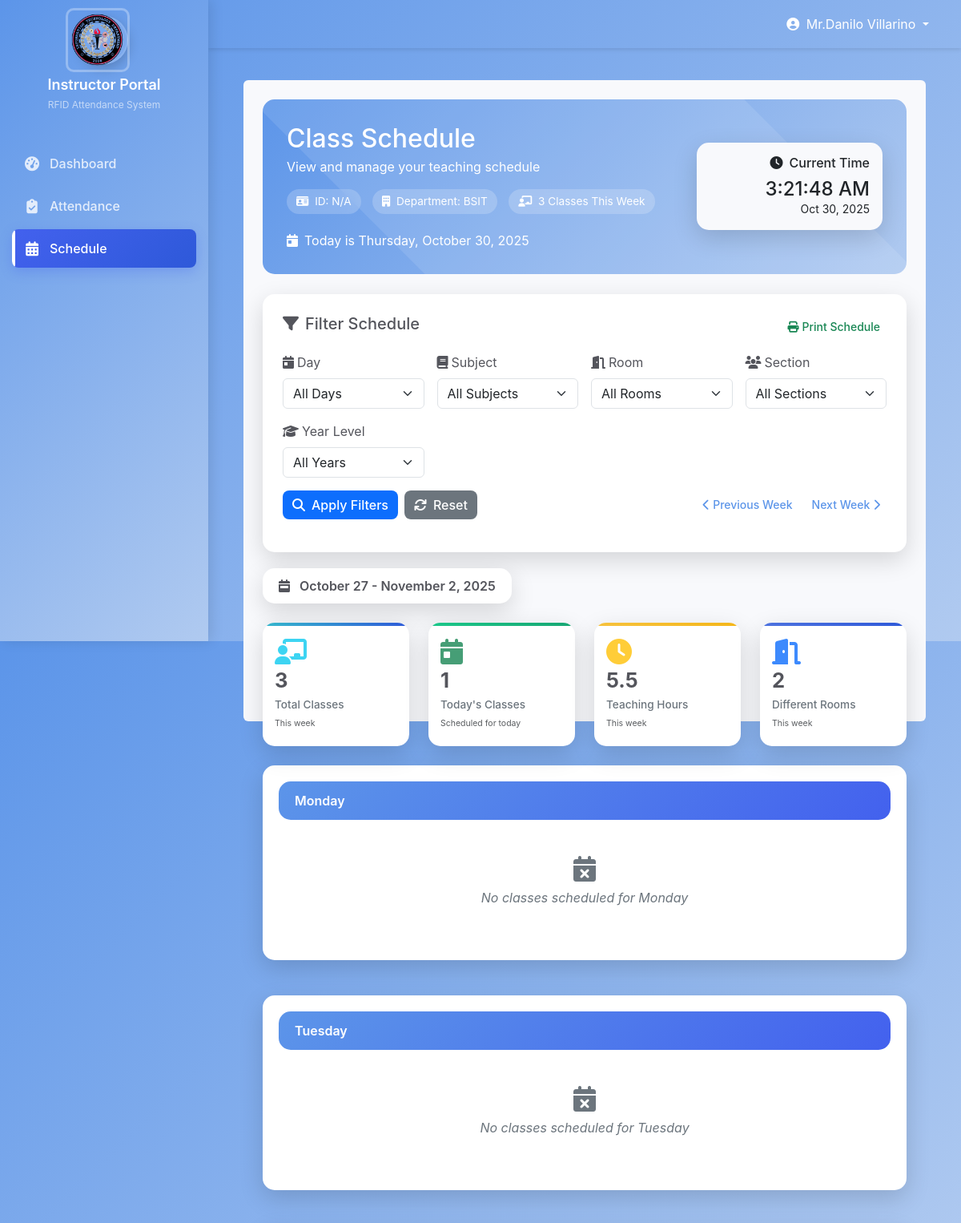
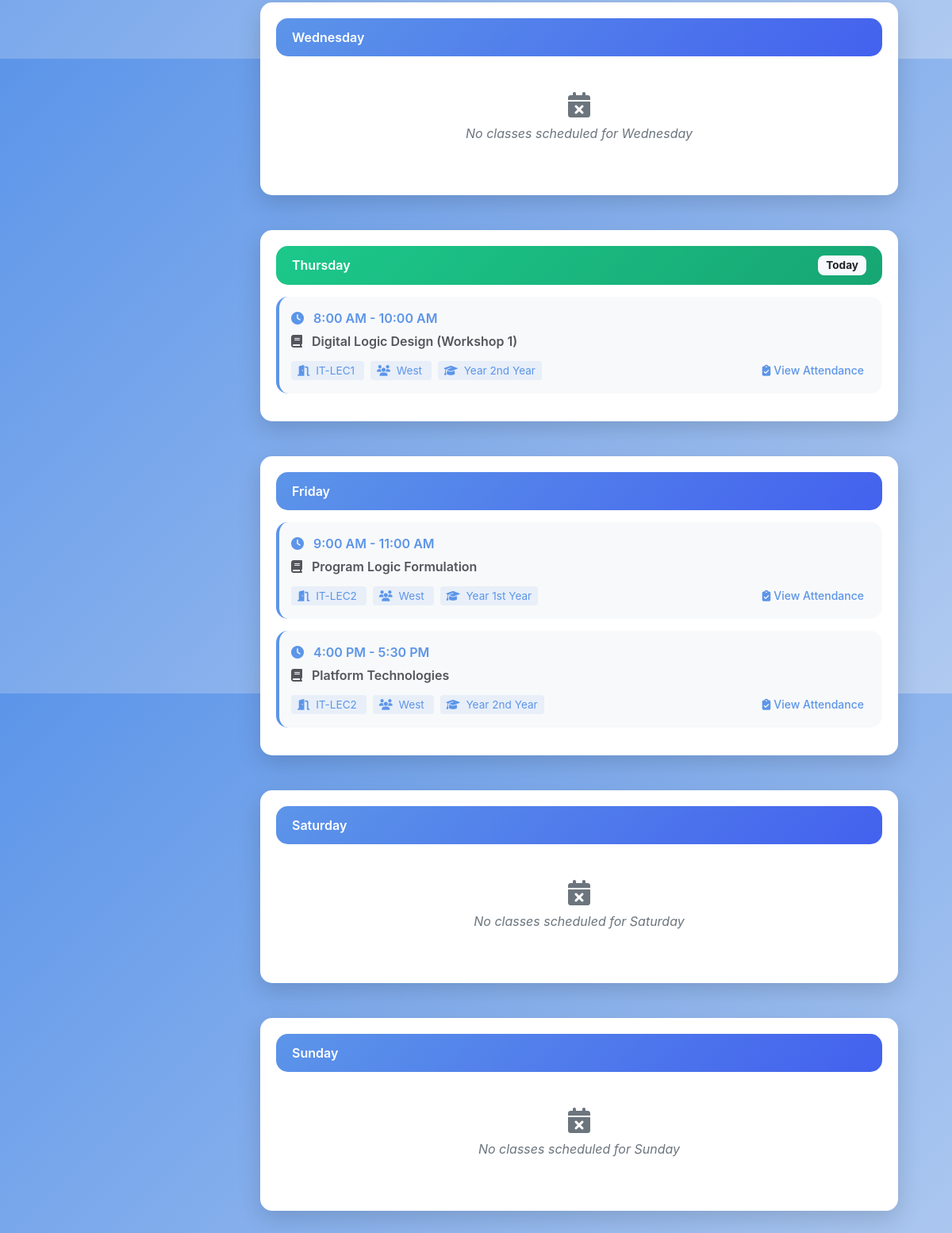
Screenshot of /instructor/schedule.php (signed in) with the database file from the repository (2 pictures, top to bottom).
### tables this page shows
CREATE TABLE `room_schedules` (
  `department` varchar(5155) NOT NULL,
  `id` int(11) NOT NULL,
  `room_name` varchar(100) DEFAULT NULL,
  `room_location` varchar(255) DEFAULT NULL,
  `room_password` varchar(255) DEFAULT NULL,
  `subject` varchar(100) DEFAULT NULL,
  `section` varchar(50) DEFAULT NULL,
  `year_level` varchar(20) DEFAULT NULL,
  `start_time` time DEFAULT NULL,
  `end_time` time DEFAULT NULL,
  `day` varchar(20) DEFAULT NULL,
  `instructor` varchar(58) NOT NULL,
  `instructor_id` int(11) DEFAULT NULL
);

### instructor/schedule.php (the view, shortened to what the rows shown need)
<?php
include 'header.php';
include '../connection.php';
 $instructor_name = $_SESSION['fullname'];
 $schedule_query = "
    SELECT
        id,
        subject,
        room_name,
        section,
        start_time,
        end_time,
        day,
        year_level
    FROM room_schedules
    WHERE instructor = ?
";
 $params = [$instructor_name];
 $types = "s";
 $schedule_query .= " ORDER BY FIELD(day,'Monday','Tuesday','Wednesday','Thursday','Friday','Saturday','Sunday'),
             start_time ASC";
 $schedule_data = [];
 $schedule_stmt = $db->prepare($schedule_query);
if ($schedule_stmt) {
    $schedule_stmt->bind_param($types, ...$params);
    $schedule_stmt->execute();
    $result = $schedule_stmt->get_result();
    while ($row = $result->fetch_assoc()) {
        $schedule_data[] = $row;
    }
}
 $today_day = date("l");
 $schedule_by_day = [];
foreach ($schedule_data as $class) {
    $schedule_by_day[$class['day']][] = $class;
}
 $days_of_week = ['Monday', 'Tuesday', 'Wednesday', 'Thursday', 'Friday', 'Saturday', 'Sunday'];
    ?>
<!DOCTYPE html>
<html lang="en">
<head>
    <link href="https://cdn.jsdelivr.net/npm/bootstrap@5.3.0/dist/css/bootstrap.min.css" rel="stylesheet">
    <link rel="stylesheet" href="https://cdnjs.cloudflare.com/ajax/libs/font-awesome/6.4.0/css/all.min.css">
</head>
<body>
    <div class="main-content">
        <div class="container-fluid pt-4 px-4">
            <div class="col-sm-12 col-xl-12">
                <div class="bg-light rounded h-100 p-4">
                    <div class="welcome-header">
                        <div class="welcome-content">
                            <div class="row align-items-center">
                                <div class="col-md-8">
                                    <div class="d-flex align-items-center mb-3">
                                        <div>
                                            <h2 class="mb-1">Class Schedule</h2>
                                        </div>
                                    </div>
                                </div>
                            </div>
                        </div>
                    </div>
                    <div class="row">
                        <?php foreach ($days_of_week as $day): ?>
                            <div class="col-lg-12 mb-4">
                                <div class="schedule-card">
                                    <div class="day-header <?php echo ($day === $today_day) ? 'today' : ''; ?>">
                                        <span><?php echo $day; ?></span>
                                        <?php if ($day === $today_day): ?>
                                            <span class="badge bg-light text-dark">Today</span>
                                        <?php endif; ?>
                                    </div>
                                    <?php if (isset($schedule_by_day[$day]) && !empty($schedule_by_day[$day])): ?>
                                        <?php foreach ($schedule_by_day[$day] as $class): ?>
                                            <div class="class-item">
                                                <div class="class-time">
                                                    <i class="fas fa-clock me-2"></i>
                                                    <?php echo date("g:i A", strtotime($class['start_time'])); ?> - <?php echo date("g:i A", strtotime($class['end_time'])); ?>
                                                </div>
                                                <div class="class-subject">
                                                    <i class="fas fa-book me-2"></i>
                                                    <?php echo htmlspecialchars($class['subject']); ?>
                                                </div>
                                                <div class="class-details">
                                                    <div>
                                                        <span class="class-room">
                                                            <i class="fas fa-door-open me-1"></i>
                                                            <?php echo htmlspecialchars($class['room_name']); ?>
                                                        </span>
                                                        <span class="class-section ms-2">
                                                            <i class="fas fa-users me-1"></i>
                                                            <?php echo htmlspecialchars($class['section']); ?>
                                                        </span>
                                                        <span class="class-section ms-2">
                                                            <i class="fas fa-graduation-cap me-1"></i>
                                                            Year <?php echo htmlspecialchars($class['year_level']); ?>
                                                        </span>
                                                    </div>
                                                    <div>
                                                        <a href="attendance.php?year=<?php echo urlencode($class['year_level']); ?>&section=<?php echo urlencode($class['section']); ?>&subject=<?php echo urlencode($class['subject']); ?>"
                                                           class="btn btn-sm btn-outline-primary">
                                                            <i class="fas fa-clipboard-check me-1"></i>View Attendance
                                                        </a>
                                                    </div>
                                                </div>
                                            </div>
                                        <?php endforeach; ?>
                                    <?php endif; ?>
                                </div>
                            </div>
                        <?php endforeach; ?>
                    </div>
                </div>
            </div>
        </div>
    </div>
</body>
</html>

### rows the page displays
room_schedules: start_time "8:00 AM", end_time "10:00 AM", subject "Digital Logic Design (Workshop 1)", room_name "IT-LEC1", section "West", year_level "2nd Year"
room_schedules: start_time "9:00 AM", end_time "11:00 AM", subject "Program Logic Formulation", room_name "IT-LEC2", section "West", year_level "1st Year"
room_schedules: start_time "4:00 PM", end_time "5:30 PM", subject "Platform Technologies", room_name "IT-LEC2", section "West", year_level "2nd Year"

### other values shown
$_SESSION['fullname'] "Mr.Danilo Villarino"
$_SESSION['id_number'] "N/A"
$_SESSION['department'] "BSIT"
count($schedule_data) "3"
date('F j', strtotime($display_week_start)) "October 27"
date('F j, Y', strtotime($display_week_end)) "November 2, 2025"
$today_classes "1"
$total_hours "5.5"
count($unique_rooms) "2"
$day "Monday"
$day "Tuesday"
$day "Wednesday"
$day "Thursday"
$day "Friday"
$day "Saturday"
